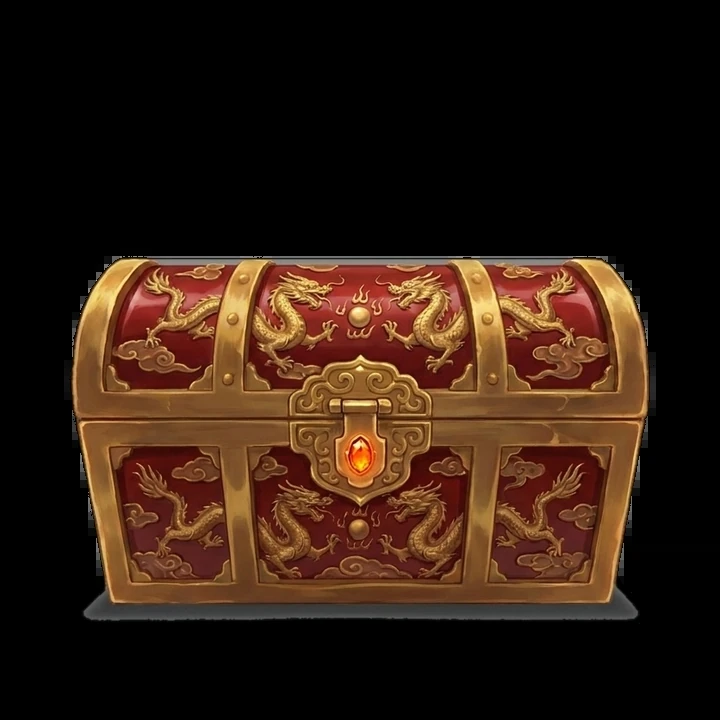
#> input picture art/chest/epic.webp, 720 x 720 px; its folder holds only this picture in this run
$ python -i results.py   (imports and definitions only)
#> lines starting #> are read from the running program, lines starting #| are printed output that depends on the picture
### cards/ink.py
"""
Night Ink theme: the shared look of the Character Sheet and the Internal Qi card.

Indigo ink backgrounds, gold frames, cloud curls (祥云) and diamond gems. Each card adds its own accent
on top (TAB_ACCENT): indigo for the Profile, gold for the Purse, jade for the Inventory, steel for the
Equipment, violet for the Techniques. Vermilion is kept for HP and seals.

Builds on cards/theme.py (fonts, text, icons, medallions, scaling); nothing here changes theme.py's
colours, so the fight, explore, craft and forge cards keep their own look.
"""
import math

from PIL import Image, ImageDraw

from . import theme as t
from .theme import P, S, alpha, font, mix

# ── Palette ───────────────────────────────────────────────────────────

VOID = (5, 8, 15)
PANEL = (10, 15, 26)
PANEL_HI = (18, 26, 42)
INK = (38, 58, 98)               # faded marks, big background characters
ASH = (152, 164, 184)            # secondary text
ASH_DK = (96, 108, 130)          # hints, empty things
PARCHMENT = (240, 236, 224)      # main text
SKY = (130, 192, 255)            # phase lines, highlights
GOLD, GOLD_HI, BRONZE, BRONZE_DK = t.GOLD, t.GOLD_HI, (152, 122, 74), (56, 48, 38)
VERMILION = (214, 60, 48)
JADE = (82, 210, 170)
AZURE = (70, 170, 236)           # Internal Qi
AZURE_HI = (150, 214, 255)
LOTUS, MOON = t.LOTUS, t.MOON
LACQUER = ((34, 54, 96), (12, 20, 40))

# One accent per card: (background glow, main colour). The main colour lights the active tab, gems and titles.
TAB_ACCENT = {
    "profile": ((20, 36, 70), (110, 160, 240)),
    "purse": ((52, 38, 12), (236, 186, 92)),
    "inventory": ((8, 42, 38), (82, 210, 170)),
    "equipment": ((22, 34, 56), (160, 196, 232)),
    "techniques": ((34, 22, 60), (178, 140, 246)),
}
for _k, (_deep, _main) in TAB_ACCENT.items():
    t.ACCENTS[f"ink_{_k}"] = t.Accent(f"ink_{_k}", _deep, LACQUER, _main, mix(_main, (255, 255, 255), 0.4), INK)
INK_HALL = t.Accent("ink", (20, 36, 70), LACQUER, (110, 160, 240), (170, 205, 255), INK)

# Gear tiers and technique grades as one character each (the tier ribbon on gear, the grade seal on scrolls)
TIER_CHAR = {"ordinary": "凡", "refined": "精", "spirit": "灵", "treasure": "宝", "divine": "神"}
GRADE_CHAR = {"Mortal": "凡", "Yellow": "黄", "Mystic": "玄", "Earth": "地", "Heaven": "天"}


def canvas(w, h, tab, seed=7):
    return t.canvas(w, h, seed=seed, accent=f"ink_{tab}")


def accent(tab):
    return TAB_ACCENT[tab][1]


# ── Ornaments ─────────────────────────────────────────────────────────

# [234 lines left out: functions cloud_curl, gem, octagon, plaque, title_tab, tab_strip and 9 more, not called in this run]

### cards/theme.py
"""
Crimson Hall theme: the shared look of the Character Sheet cards.

Black and deep crimson backgrounds, bronze and gold frames, Cinzel headings and
icons drawn in code (no image files), so cards render the same on Windows,
macOS and Linux. Every card module (profile, purse, bag, techniques,
equipment) builds on these helpers.

Coordinates are in card pixels; everything is drawn at S× and scaled down at
the end for smooth edges.
"""
import io
import math
import random
from functools import lru_cache

from PIL import Image, ImageDraw, ImageFilter

from profile_card import S, cjk, font, ordinal, short   # shared font cache and number helpers

__all__ = ["S", "cjk", "font", "ordinal", "short"]

W = 1200

# ── Palette ───────────────────────────────────────────────────────────

VOID = (9, 6, 7)
BLOOD = (58, 8, 12)
CRIMSON = (128, 18, 24)
EMBER = (196, 38, 34)
GLOW = (236, 72, 52)
PANEL = (20, 12, 13)
PANEL_HI = (34, 18, 19)
BRONZE_DK = (70, 46, 24)
BRONZE = (138, 96, 48)
GOLD = (206, 164, 86)
GOLD_HI = (246, 216, 150)
PARCHMENT = (232, 216, 188)
ASH = (150, 132, 118)
ASH_DK = (98, 84, 76)
JADE = (82, 186, 140)
MOON = (150, 186, 236)
LOTUS = (236, 176, 92)

# Rarity colours: technique/pill grades, weapon tiers and chest tiers on one scale
RARITY = {
    "Mortal": (170, 160, 150), "Yellow": (222, 182, 70), "Mystic": (110, 150, 236),
    "Earth": (196, 132, 72), "Heaven": (236, 74, 60),
    "ordinary": (170, 160, 150), "refined": (96, 196, 110), "spirit": (90, 160, 240),
    "treasure": (178, 110, 228), "divine": (246, 150, 50),
    "common": (168, 122, 76), "uncommon": (196, 150, 90), "rare": (196, 206, 222), "epic": (244, 184, 64),
    "legendary": (82, 210, 150), "mythic": (180, 130, 250),
    None: (150, 176, 120),
}
TALENT = {
    "Ordinary": (170, 160, 150), "Gifted": (96, 196, 110), "Genius": (90, 160, 240),
    "Prodigy": (178, 110, 228), "Heavenly": (232, 196, 80), "Saint": (246, 150, 50),
    "Divine": (240, 70, 58),
}
REALM_CHAR = {
    "Mortal": "凡", "Martial Apprentice": "徒", "Martial Warrior": "者", "Martial Expert": "师",
    "Martial Master": "宗", "Grandmaster": "宗", "Martial Lord": "尊",
    "Martial King": "王", "Martial Emperor": "帝", "Martial Ancestor": "祖", "Martial Saint": "圣",
}

# ── Accents: the same frame in another colour for each activity ──────
# deep: background glow · lacquer: banner gradient (top, bottom) · main/bright: bars, glows, seals · ink: faded marks

class Accent:
    def __init__(self, name, deep, lacquer, main, bright, ink):
        self.name, self.deep, self.lacquer, self.main, self.bright, self.ink = name, deep, lacquer, main, bright, ink


CRIMSON_HALL = Accent("crimson", BLOOD, ((96, 14, 18), (34, 6, 8)), EMBER, GLOW, CRIMSON)
ACCENTS = {
    "crimson": CRIMSON_HALL,
    "spar": Accent("spar", (10, 24, 46), ((26, 56, 98), (8, 18, 36)), (72, 132, 206), (128, 186, 246), (36, 72, 124)),
    "train": Accent("train", (6, 38, 28), ((18, 86, 62), (6, 28, 20)), (54, 170, 120), (112, 224, 172), (24, 98, 70)),
    "explore": Accent("explore", (50, 30, 6), ((124, 76, 16), (42, 24, 4)), (216, 140, 42), (252, 194, 96),
                      (132, 82, 20)),
}

TABS = [("profile", "Profile"), ("techniques", "Techniques"), ("equipment", "Equipment"),
        ("inventory", "Inventory"), ("purse", "Purse")]


def P(*v):
    """Card pixels → drawing pixels."""
    return tuple(round(x * S) for x in v)


def mix(a, b, t):
    return tuple(round(x + (y - x) * t) for x, y in zip(a, b))


def alpha(c, a):
    return c[:3] + (a,)


# ── Fight scenes: one palette per beast element (cards/battle.py) ─────
# sky: (top, bottom) · moon · mist · rim: light around the silhouette · eyes · hp: enemy HP bar
# panel: tint of the party / log panels · warn: the warning bar

class SceneAccent(Accent):
    def __init__(self, name, sky, moon, mist, rim, eyes, hp, panel, warn):
        super().__init__(name, deep=panel, lacquer=(mix(warn, (255, 255, 255), 0.1), mix(warn, (0, 0, 0), 0.55)),
                         main=hp, bright=rim, ink=mix(mist, (0, 0, 0), 0.5))
        self.sky, self.moon, self.mist, self.rim, self.eyes = sky, moon, mist, rim, eyes
        self.hp, self.panel, self.warn = hp, panel, warn


ELEMENT_ACCENTS = {
    "Blood":   SceneAccent("Blood", ((18, 4, 6), (64, 12, 16)), (240, 204, 194), (150, 40, 40), (232, 74, 62),
                           (255, 96, 72), (204, 54, 48), (30, 8, 10), (128, 30, 30)),
    "Frost":   SceneAccent("Frost", ((6, 12, 26), (24, 44, 70)), (222, 232, 246), (92, 132, 172), (150, 202, 242),
                           (170, 236, 255), (132, 182, 226), (12, 22, 36), (66, 108, 148)),
    "Flame":   SceneAccent("Flame", ((16, 8, 4), (74, 38, 10)), (246, 222, 164), (192, 110, 40), (242, 152, 60),
                           (255, 232, 140), (226, 162, 72), (34, 18, 8), (168, 108, 38)),
    "Shadow":  SceneAccent("Shadow", ((10, 6, 20), (38, 22, 60)), (216, 202, 242), (112, 72, 164), (172, 112, 242),
                           (204, 152, 255), (152, 112, 212), (22, 12, 34), (100, 70, 142)),
    "Thunder": SceneAccent("Thunder", ((10, 10, 22), (32, 32, 54)), (240, 236, 202), (92, 92, 142), (240, 222, 112),
                           (255, 246, 170), (216, 202, 112), (16, 16, 30), (146, 136, 58)),
    "Venom":   SceneAccent("Venom", ((6, 16, 8), (24, 52, 22)), (222, 240, 192), (92, 150, 62), (152, 222, 82),
                           (204, 255, 102), (122, 192, 72), (12, 26, 12), (78, 118, 40)),
    "Earth":   SceneAccent("Earth", ((16, 12, 6), (56, 42, 22)), (236, 222, 192), (142, 112, 72), (212, 162, 92),
                           (255, 202, 122), (182, 142, 82), (28, 22, 12), (128, 94, 50)),
    "Jade":    SceneAccent("Jade", ((4, 18, 16), (14, 56, 48)), (212, 246, 232), (62, 162, 132), (92, 222, 182),
                           (142, 255, 212), (72, 192, 152), (8, 28, 24), (40, 118, 94)),
    # sparring master (robed human) and the training courtyard
    "Master":  SceneAccent("Master", ((10, 14, 26), (42, 50, 74)), (236, 232, 216), (122, 132, 164), (206, 194, 162),
                           (236, 226, 190), (122, 152, 204), (14, 18, 30), (70, 90, 132)),
    "Courtyard": SceneAccent("Courtyard", ((8, 22, 16), (30, 70, 52)), (232, 242, 222), (90, 160, 120),
                             (130, 220, 170), (190, 255, 220), (84, 186, 130), (8, 26, 18), (40, 120, 84)),
    # PvP duels: a mountain ledge at dusk (cards/battle.render_duel)
    "Duel":    SceneAccent("Duel", ((22, 10, 26), (92, 40, 34)), (252, 226, 186), (150, 92, 96), (246, 162, 92),
                           (255, 214, 150), (226, 120, 80), (28, 12, 16), (134, 58, 40)),
}
ACCENTS.update({k.lower(): v for k, v in ELEMENT_ACCENTS.items()})

# /craft: the Alchemy Chamber (cards/alchemy.py). Warm amber for the chamber, storm violet for the Pill Tribulation.
CRAFT_ACCENTS = {
    "alchemy":     SceneAccent("alchemy", ((22, 11, 6), (62, 32, 14)), (252, 222, 172), (176, 112, 58), (246, 170, 80),
                               (255, 214, 130), (226, 150, 60), (34, 17, 9), (150, 84, 26)),
    "tribulation": SceneAccent("tribulation", ((14, 10, 30), (48, 34, 84)), (228, 216, 255), (122, 98, 184),
                               (178, 142, 250), (216, 194, 255), (160, 130, 236), (20, 14, 36), (96, 70, 160)),
}
ACCENTS.update(CRAFT_ACCENTS)

# /forge: the Forge Hall (cards/forge.py). Molten orange fire against cold steel.
FORGE_ACCENT = SceneAccent("forge", ((14, 12, 14), (52, 30, 18)), (246, 226, 200), (128, 118, 120), (252, 140, 52),
                           (255, 196, 110), (240, 118, 40), (24, 20, 22), (168, 82, 28))
ACCENTS["forge"] = FORGE_ACCENT

# ── Text ──────────────────────────────────────────────────────────────

# [4 lines left out: function text, not called in this run]


def width(d, s, f):
    return d.textlength(s, font=f) / S


# [97 lines left out: functions fit, wrap, spaced, gold_text, vgradient, _background, not called in this run]


def canvas(w, h, seed=7, accent="crimson"):
    return _background(w, h, seed, accent).copy()


# [11 lines left out: function frame, not called in this run]


def stud(d, cx, cy, r):
    d.polygon([P(cx, cy - r), P(cx + r, cy), P(cx, cy + r), P(cx - r, cy)], fill=BRONZE_DK, outline=GOLD)
    d.polygon([P(cx, cy - r * 0.45), P(cx + r * 0.45, cy), P(cx, cy + r * 0.45), P(cx - r * 0.45, cy)], fill=GOLD_HI)


# [26 lines left out: functions panel, heading, not called in this run]


def rule(d, x0, x1, y, color=BRONZE):
    d.line(P(x0, y, x1 - 6, y), fill=alpha(color, 220), width=max(1, S))
    stud(d, x1 - 3, y, 3)


# [476 lines left out: functions divider, banner, tab_strip, soft_glow, finish, bar and 15 more, not called in this run]


WEAPON_ICON = {
    "saber": _saber, "spear": _spear, "staff": _staff, "gauntlets": _gauntlets,
}

### cards/scenes.py
"""
Painted scenes and objects (art/scenes/): region backgrounds for /explore and its fights, places (Blessed Land,
lairs, hazards), the sparring hall, and encounter subjects (chest, herbs, ore, tablet, bandits, merchant).

photo(name, w, h) -> a scene file cover-fitted to w×h (pixels), or None when the file is missing, so every card
keeps its drawn fallback. subject(name) -> a transparent subject, or None.
"""
import os
from functools import lru_cache

from PIL import Image

DIR = os.path.join(os.path.dirname(os.path.dirname(os.path.abspath(__file__))), "art", "scenes")

REGION = {"Bamboo Forest": "region_bamboo_forest", "Misty Pine Valley": "region_misty_pine_valley",
          "Red Cliff Gorge": "region_red_cliff_gorge", "Thunder Peaks": "region_thunder_peaks",
          "Northern Sea Wilds": "region_northern_sea_wilds"}
PLACE = {"peaceful_clearing": "encounter_peaceful_clearing", "blessed_land": "encounter_blessed_land",
         "elite_lair": "encounter_elite_lair", "beast_king_den": "encounter_beast_king_den",
         "poison mist": "encounter_poison_mist", "landslide": "encounter_landslide"}
SUBJECT = {"treasure_chest": "subject_treasure_chest", "herb_patch": "subject_herb_patch",
           "ore_vein": "subject_ore_vein", "stone_tablet": "subject_stone_tablet", "bandits": "subject_bandits",
           "wandering_merchant": "subject_wandering_merchant", "injured_stranger": "subject_injured_stranger",
           "wandering_hermit": "subject_wandering_hermit"}


def exists(name):
    return bool(name) and os.path.exists(os.path.join(DIR, name + ".jpg"))


@lru_cache(maxsize=24)
def photo(name, w, h):
    """The scene `name` (no extension) scaled to cover w×h and centre-cropped, as RGBA; None if missing."""
    path = os.path.join(DIR, f"{name}.jpg") if name else None
    if not path or not os.path.exists(path):
        return None
    try:
        im = Image.open(path).convert("RGB")
    except Exception:
        return None
    sc = max(w / im.size[0], h / im.size[1])
    im = im.resize((max(w, round(im.size[0] * sc)), max(h, round(im.size[1] * sc))), Image.LANCZOS)
    x, y = (im.size[0] - w) // 2, (im.size[1] - h) // 2
    return im.crop((x, y, x + w, y + h)).convert("RGBA")


# [9 lines left out: function subject, not called in this run]

### cards/results.py
"""
The /spar and /train (/practice) result cards, in the painted encounter style: the hall or the courtyard fills
the card, text sits on soft shade, no boxes. Same data as before (bot/result_cards.py: spar_data, train_data).

  render_spar(data)    the Master in the dawn hall; the crest and the word; you and him; mastery gained
  render_train(data)   the courtyard at sunset; the reward; progress; the score ring
"""
from PIL import Image, ImageChops, ImageDraw, ImageFilter

from . import ink as K
from . import theme as T
from . import victory as V
from .activity import clean, fmt_num, note_lines
from .battle import _art
from .scenes import REGION, photo, subject
from .theme import P, S, alpha, font, mix

W, H = 1200, 760
WARM = (244, 236, 222)
MUTED = (186, 176, 164)
DIM = (140, 130, 120)
GOLD = (246, 200, 96)
EMBER = (226, 80, 64)
STEEL = (150, 186, 236)
JADE = (120, 220, 160)


def _fill(img, mask, color, a=255):
    layer = Image.new("RGBA", img.size, color + (0,))
    layer.putalpha(mask.point(lambda v: round(v * a / 255)))
    img.alpha_composite(layer)


def _canvas(scene, fallback=(18, 14, 14), h=None):
    h = h or H
    img = Image.new("RGBA", (W * S, h * S), fallback + (255,))
    sc = photo(scene, W * S, h * S)
    if sc is not None:
        img.alpha_composite(sc)
    w, h = img.size
    left = Image.linear_gradient("L").rotate(90, expand=True).resize((w, h)).point(
        lambda v: min(255, round(max(0, v - 60) * 2.1)))
    bottom = Image.linear_gradient("L").resize((w, h)).point(lambda v: round(max(0, v - 150) * 2.2))
    m = ImageChops.lighter(left, bottom).filter(ImageFilter.GaussianBlur(10 * S))
    _fill(img, m, (8, 6, 8), 236)
    return img


def _spaced(d, xy, s, size, color, anchor="l", weight="Bold", tracking=3.0):
    T.spaced(d, xy, s, font("Inter.ttf", size, weight), color, tracking, anchor)


# [45 lines left out: functions _cooldown, _bar_row, _notes, _person, not called in this run]


# ── /spar ─────────────────────────────────────────────────────────────

OUTCOME = {"victory": ("Victory", GOLD), "defeat": ("Defeat", EMBER), "forfeit": ("Forfeit", (170, 170, 180))}


def render_spar(data):
    """data: name, realm, layer, title, outcome (victory/defeat/forfeit), turn, max_turns, hp, max_hp,
    m_hp, m_max, gains [{name, type, exp}], timed, notes [str], cooldown (str)."""
    img = _canvas("spar_hall_dawn")
    outcome = data["outcome"]
    word, color = OUTCOME.get(outcome, (outcome.title(), GOLD))
    _person(img, "master_approve" if outcome == "victory" else "master_stern", 700, 930, H + 4)
    _cooldown(img, data.get("cooldown") or "")
    # crest and word
    has_crest = V.crest(img, (140, 168), 200, outcome)
    tx = 262 if has_crest else 48
    d = ImageDraw.Draw(img)
    _spaced(d, (tx + 2, 96), "SPAR WITH THE MASTER", 20, mix(color, WARM, 0.4))
    T.gold_text(img, (tx, 166), word, font("Cinzel.ttf", 84, "Bold"), "lm",
                top=mix(color, (255, 255, 255), 0.6), bottom=mix(color, (0, 0, 0), 0.25))
    d = ImageDraw.Draw(img)
    sub = f"Exchange {min(data['turn'], data['max_turns'])} of {data['max_turns']}"
    title = clean(data.get("title") or "")[0]
    if title and "spar" not in title.lower():
        sub = f"{title}  ·  {sub}"
    T.text(d, (tx + 2, 232), T.fit(d, sub, font("Inter.ttf", 26, "Medium"), 760 - tx), font("Inter.ttf", 26, "Medium"),
           MUTED, "lm")
    # you and him
    _bar_row(img, 304, data["name"], data["hp"], data["max_hp"], (196, 70, 58), "heart")
    _bar_row(img, 396, "The Master", data["m_hp"], data["m_max"], (92, 120, 170), "school:Palm")
    # mastery gained
    d = ImageDraw.Draw(img)
    y = 506
    _spaced(d, (48, y), "MASTERY GAINED", 20, MUTED, tracking=3)
    gains = data["gains"][:3]
    y += 46
    if gains:
        for g in gains:
            f = font("Inter.ttf", 30, "Bold")
            T.icon(img, "fist" if g["type"] == "attack" else "shield", (62, y), 28,
                   (236, 170, 110) if g["type"] == "attack" else STEEL)
            d = ImageDraw.Draw(img)
            T.text(d, (92, y), T.fit(d, g["name"], f, 380), f, WARM, "lm")
            T.text(d, (620, y), f"+{g['exp']:,} EXP", font("Cinzel.ttf", 32, "Bold"), GOLD, "rm")
            y += 50
    else:
        if outcome == "forfeit":
            msg = "You walked away, so no mastery EXP this time."
        elif data.get("timed"):
            msg = "No mastery EXP this time."
        else:
            msg = "No technique landed at the right moment, so no mastery EXP."
        y = _notes(img, [(msg, False)], y, y + 40, 600, 26) + 6
    # the bout, in a line or two
    lines = [ln for ln in note_lines(data["notes"]) if "EXP" not in ln[0] or "×" in ln[0]]
    _notes(img, lines[-2:], max(y + 8, 668), H - 24, 560, 22)
    return T.finish(img)


# ── /train and /practice ──────────────────────────────────────────────

# [149 lines left out: functions _ring, render_train, render_explore, not called in this run]

>>> import cv2
>>> picture = cv2.imread('../art/chest/epic.webp', cv2.IMREAD_GRAYSCALE)
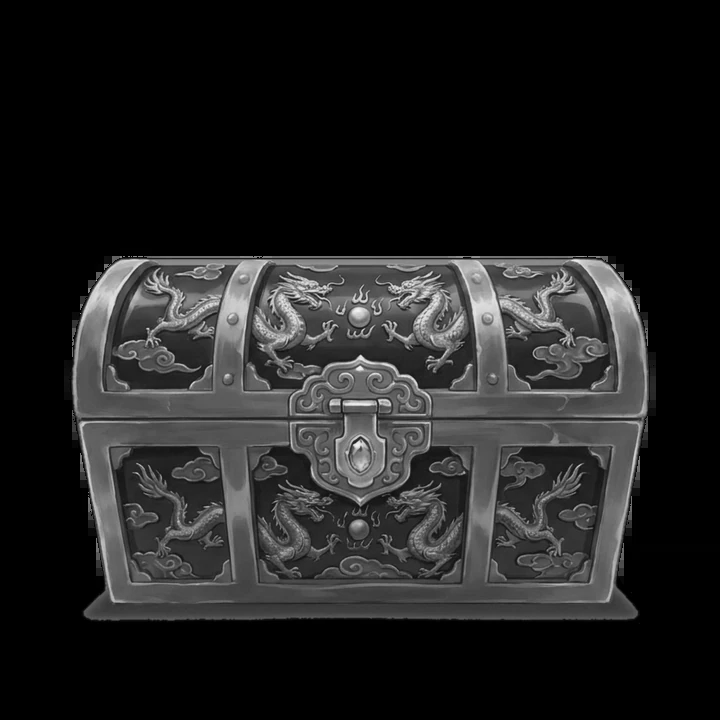
#> picture: shape (720, 720); min 0, max 243, mean 33.2
>>> result = render_spar(picture)
#> in _canvas, `bottom = Image.linear_gradient("L").resize((w, h)).point(lambda v: rou..`:
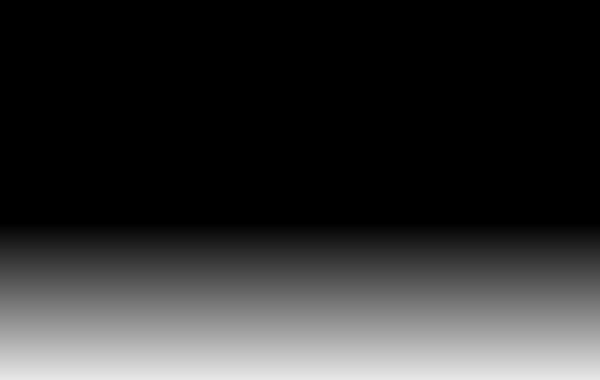
#> bottom: PIL image 2400x1520 L (shown at 1/4 size); min 0, max 231, mean 47.8
#> in _canvas, `m = ImageChops.lighter(left, bottom).filter(ImageFilter.GaussianBlur(1..`:
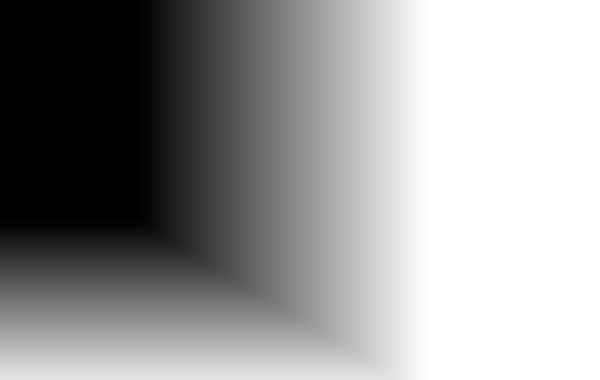
#> m: PIL image 2400x1520 L (shown at 1/4 size); min 0, max 255, mean 152.5
#> in _fill, `layer.putalpha(mask.point(lambda v: round(v * a / 255)))`:
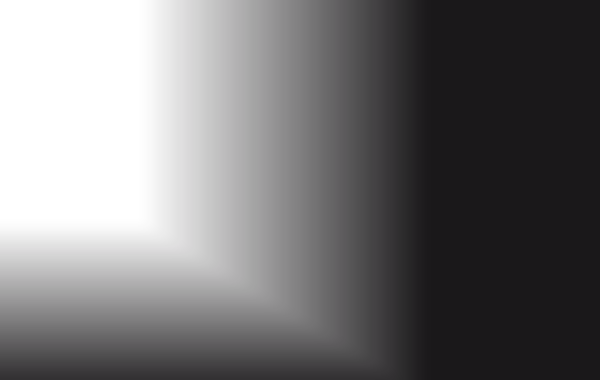
#> layer: PIL image 2400x1520 RGBA (shown at 1/4 size); mean R, G, B, A 8, 6, 8, 141.1; transparent parts drawn white
#> in _fill, `img.alpha_composite(layer)`:
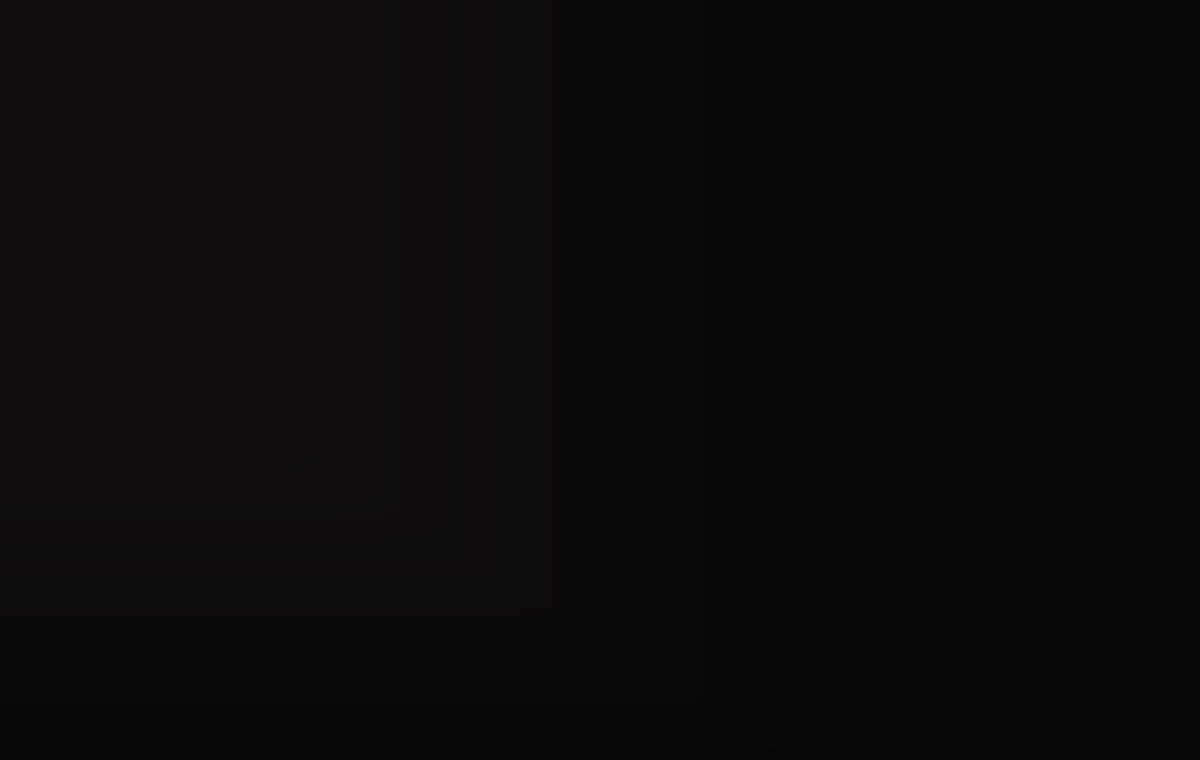
#> img: PIL image 2400x1520 RGBA (shown at 1/2 size); mean R, G, B, A 12.5, 9.7, 10.6, 255
#> (the run stopped early here; a loop or call above may not have finished)
